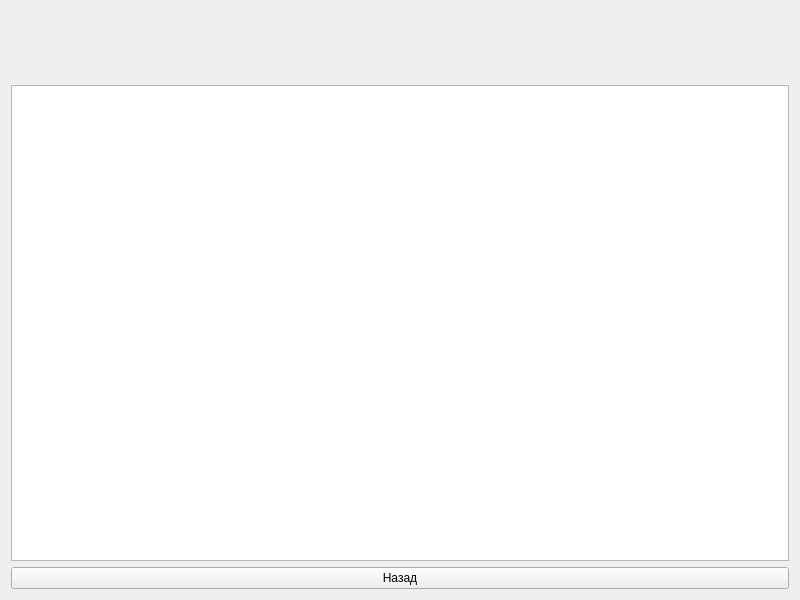
<?xml version="1.0" encoding="UTF-8"?>
<ui version="4.0">
 <class>FirstGame</class>
 <widget class="QWidget" name="FirstGame">
  <property name="geometry">
   <rect>
    <x>0</x>
    <y>0</y>
    <width>800</width>
    <height>600</height>
   </rect>
  </property>
  <property name="windowTitle">
   <string>Form</string>
  </property>
  <layout class="QGridLayout" name="gridLayout_2">
   <item row="6" column="0">
    <layout class="QGridLayout" name="gridLayout">
     <item row="0" column="0">
      <widget class="QGraphicsView" name="graphicsView"/>
     </item>
     <item row="1" column="0">
      <widget class="QPushButton" name="pushButton">
       <property name="text">
        <string>Назад</string>
       </property>
      </widget>
     </item>
    </layout>
   </item>
   <item row="4" column="0">
    <widget class="QLabel" name="label">
     <property name="font">
      <font>
       <family>Britannic Bold</family>
       <pointsize>18</pointsize>
       <weight>75</weight>
       <italic>true</italic>
       <bold>true</bold>
       <underline>true</underline>
       <strikeout>false</strikeout>
       <stylestrategy>PreferAntialias</stylestrategy>
      </font>
     </property>
     <property name="text">
      <string/>
     </property>
    </widget>
   </item>
   <item row="3" column="0">
    <widget class="QLabel" name="label_2">
     <property name="font">
      <font>
       <family>Britannic Bold</family>
       <pointsize>16</pointsize>
       <weight>75</weight>
       <italic>true</italic>
       <bold>true</bold>
       <underline>false</underline>
       <strikeout>false</strikeout>
      </font>
     </property>
     <property name="text">
      <string/>
     </property>
    </widget>
   </item>
  </layout>
 </widget>
 <resources/>
 <connections/>
</ui>
